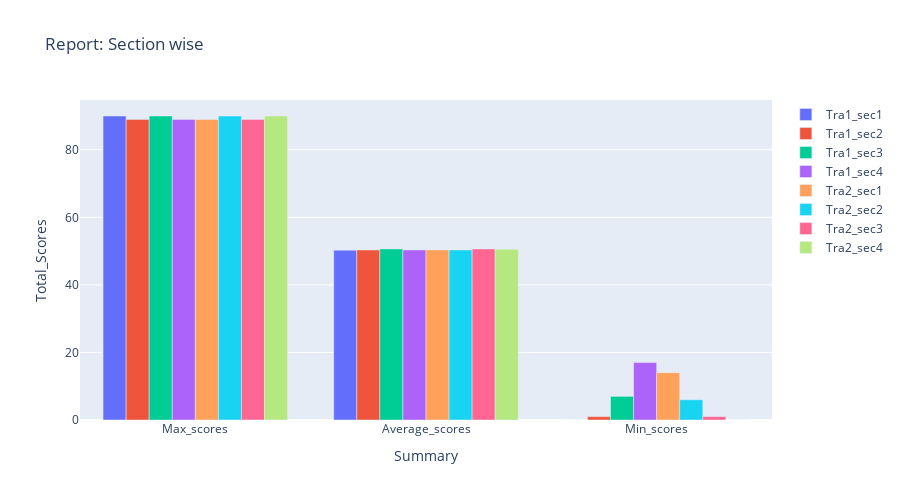

This figure's notebook cell:
### Code cell
# Report : Section Wise
name = ['Max_scores','Average_scores','Min_scores']
y1_ =[section_wise_score.Tra1_Sec1_score.max(),section_wise_score.Tra1_Sec1_score.mean(),section_wise_score.Tra1_Sec1_score.min()]
y2_ =[section_wise_score.Tra1_Sec2_score.max(),section_wise_score.Tra1_Sec2_score.mean(),section_wise_score.Tra1_Sec2_score.min()]
y3_ =[section_wise_score.Tra1_Sec3_score.max(),section_wise_score.Tra1_Sec3_score.mean(),section_wise_score.Tra1_Sec3_score.min()]
y4_ =[section_wise_score.Tra1_Sec4_score.max(),section_wise_score.Tra1_Sec4_score.mean(),section_wise_score.Tra1_Sec4_score.min()]
y5_ =[section_wise_score.Tra2_Sec1_score.max(),section_wise_score.Tra2_Sec1_score.mean(),section_wise_score.Tra2_Sec1_score.min()]
y6_ =[section_wise_score.Tra2_Sec2_score.max(),section_wise_score.Tra1_Sec2_score.mean(),section_wise_score.Tra2_Sec2_score.min()]
y7_ =[section_wise_score.Tra2_Sec3_score.max(),section_wise_score.Tra1_Sec3_score.mean(),section_wise_score.Tra2_Sec3_score.min()]
y8_ =[section_wise_score.Tra2_Sec4_score.max(),section_wise_score.Tra2_Sec4_score.mean(),section_wise_score.Tra2_Sec4_score.min()]
fig = go.Figure(data=[
    go.Bar(name='Tra1_sec1', x=name,y=y1_),
    go.Bar(name='Tra1_sec2', x=name,y=y2_),
    go.Bar(name='Tra1_sec3', x=name,y=y3_),
    go.Bar(name='Tra1_sec4', x=name,y=y4_),
    go.Bar(name='Tra2_sec1', x=name,y=y5_),
    go.Bar(name='Tra2_sec2', x=name,y=y6_),
    go.Bar(name='Tra2_sec3', x=name,y=y7_),
    go.Bar(name='Tra2_sec4', x=name,y=y8_)
  

])
# Change the bar mode
fig.update_layout(title='Report: Section wise',xaxis={'title': 'Summary'},yaxis={'title':'Total_Scores'},barmode='group',height=500,width=900)
fig.show()

### Figure 1 — Plotly figure (JSON) as saved in the notebook; plotly's stock layout.template omitted (floating-point values rounded to 4 significant figures)
{"data": [{"name": "Tra1_sec1", "type": "bar", "x": ["Max_scores", "Average_scores", "Min_scores"], "y": [90, 50.27, 0]}, {"name": "Tra1_sec2", "type": "bar", "x": ["Max_scores", "Average_scores", "Min_scores"], "y": [89, 50.35, 1]}, {"name": "Tra1_sec3", "type": "bar", "x": ["Max_scores", "Average_scores", "Min_scores"], "y": [90, 50.65, 7]}, {"name": "Tra1_sec4", "type": "bar", "x": ["Max_scores", "Average_scores", "Min_scores"], "y": [89, 50.36, 17]}, {"name": "Tra2_sec1", "type": "bar", "x": ["Max_scores", "Average_scores", "Min_scores"], "y": [89, 50.36, 14]}, {"name": "Tra2_sec2", "type": "bar", "x": ["Max_scores", "Average_scores", "Min_scores"], "y": [90, 50.35, 6]}, {"name": "Tra2_sec3", "type": "bar", "x": ["Max_scores", "Average_scores", "Min_scores"], "y": [89, 50.65, 1]}, {"name": "Tra2_sec4", "type": "bar", "x": ["Max_scores", "Average_scores", "Min_scores"], "y": [90, 50.54, 0]}], "layout": {"barmode": "group", "height": 500, "title": {"text": "Report: Section wise"}, "width": 900, "xaxis": {"title": {"text": "Summary"}}, "yaxis": {"title": {"text": "Total_Scores"}}}}
